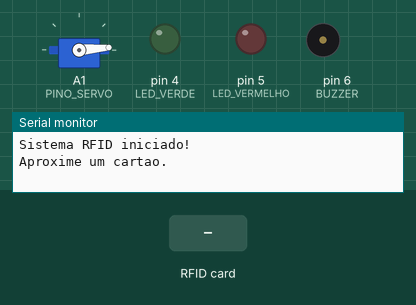
Bench run of a sketch on a simulated Arduino Uno, built with avr-gcc and run on an emulated ATmega328P. Parts: servo, output pins drawn as LEDs (lit = HIGH), buzzer (waves = sounding), the last lines printed to the serial monitor. Inputs (shaded band) come from the test bench. Pins used as bus, display or sensor lines are not drawn.

Above: at 1.2 s.
1.3 s: RFID card A5 16 1C 60 held to the reader
At 1.9 s:
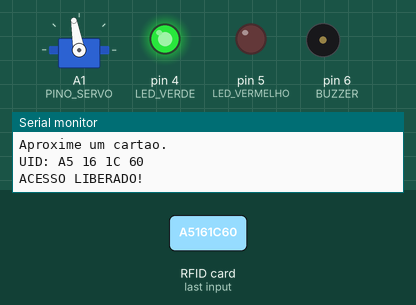
2.8 s: RFID card 5E 7A 19 C4 held to the reader
At 5.5 s:
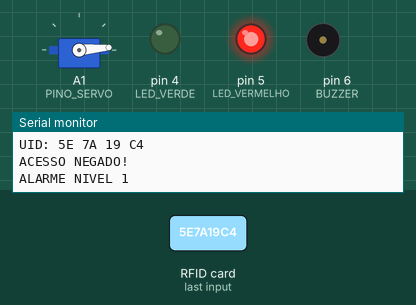
5.8 s: RFID card 05 79 87 41 held to the reader
At 12.2 s:
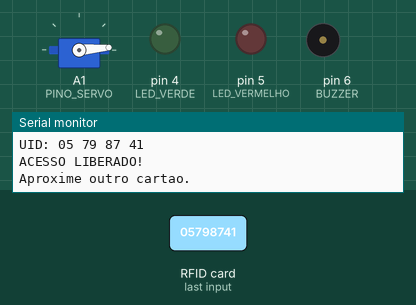
Timing chart, 0 to 13.7 s (numbered marks = the images above; inputs shaded):
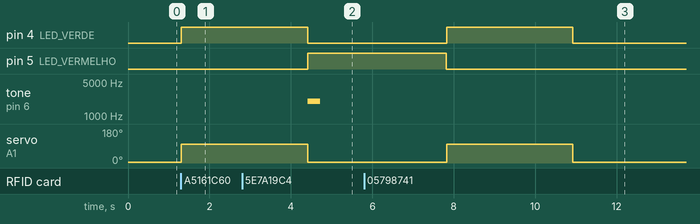

Measured:
- after the input at 1.3 s, pin 4 (LED_VERDE): LOW → HIGH at once; servo on A1 (PINO_SERVO): 5° → 100° at once
- after the input at 2.8 s, pin 5 (LED_VERMELHO): LOW → HIGH after 1.6 s; tone on pin 6 (BUZZER): silent → 2000 Hz after 1.6 s, → silent 0.30 s later
- after the input at 5.8 s, pin 4 (LED_VERDE): LOW → HIGH after 2.0 s, → LOW 3.1 s later; servo on A1 (PINO_SERVO): 5° → 100° after 2.0 s, → 5° 3.1 s later

The sketch:

ProjetoNFC.ino
```cpp
#include <SPI.h>
#include <MFRC522.h>
#include <Servo.h>

// Pinos do RFID-RC522
#define SS_PIN 10
#define RST_PIN 7

// Pinos dos LEDs
#define LED_VERDE 4
#define LED_VERMELHO 5

// Pino do buzzer
#define BUZZER 6

// Pino do botao para desligar o alarme nivel 3
#define BOTAO_ALARME 2

// Pino do servo motor
#define PINO_SERVO A1

// Posicoes do servo
#define SERVO_FECHADO 5
#define SERVO_ABERTO 100

// Inicializacao dos componentes
MFRC522 rfid(SS_PIN, RST_PIN);
Servo servoPorta;

// UIDs dos cartoes autorizados
byte cartoesAutorizados[][4] = {
  {0xA5, 0x16, 0x1C, 0x60},
  {0x05, 0x79, 0x87, 0x41},
  {0xF5, 0xAA, 0x76, 0x41}
};

const byte QUANTIDADE_CARTOES = 3;

// Contador de tentativas invalidas consecutivas
byte tentativasInvalidas = 0;

// Duracao do alarme em cada nivel
const unsigned int TEMPO_NIVEL_1 = 300;
const unsigned int TEMPO_NIVEL_2 = 800;

void setup() {
  Serial.begin(9600);

  SPI.begin();
  rfid.PCD_Init();

  pinMode(LED_VERDE, OUTPUT);
  pinMode(LED_VERMELHO, OUTPUT);
  pinMode(BUZZER, OUTPUT);

  // Botao com resistor interno de pull-up
  pinMode(BOTAO_ALARME, INPUT_PULLUP);

  digitalWrite(LED_VERDE, LOW);
  digitalWrite(LED_VERMELHO, LOW);
  digitalWrite(BUZZER, LOW);

  // Inicializa o servo na posicao fechada
  servoPorta.attach(PINO_SERVO);
  servoPorta.write(SERVO_FECHADO);

  Serial.println("Sistema RFID iniciado!");
  Serial.println("Aproxime um cartao.");
}

void loop() {
  // Verifica se existe um novo cartao
  if (!rfid.PICC_IsNewCardPresent()) {
    return;
  }

  // Tenta ler o cartao
  if (!rfid.PICC_ReadCardSerial()) {
    return;
  }

  Serial.print("UID: ");

  // Exibe o UID lido
  for (byte i = 0; i < rfid.uid.size; i++) {
    if (rfid.uid.uidByte[i] < 0x10) {
      Serial.print("0");
    }

    Serial.print(rfid.uid.uidByte[i], HEX);
    Serial.print(" ");
  }

  Serial.println();

  // Verifica se o cartao esta autorizado
  bool autorizado = false;

  for (byte c = 0; c < QUANTIDADE_CARTOES; c++) {

    bool igual = true;

    // Verifica se o UID possui 4 bytes
    if (rfid.uid.size != 4) {
      igual = false;
    } else {

      // Compara o UID com o cartao atual da lista
      for (byte i = 0; i < 4; i++) {

        if (rfid.uid.uidByte[i] != cartoesAutorizados[c][i]) {
          igual = false;
        }
      }
    }

    // Se encontrou um cartao correspondente
    if (igual) {
      autorizado = true;
      break;
    }
  }

  // Se o cartao for autorizado
  if (autorizado) {

    Serial.println("ACESSO LIBERADO!");

    // Zera a contagem de tentativas invalidas
    tentativasInvalidas = 0;

    digitalWrite(LED_VERDE, HIGH);
    digitalWrite(LED_VERMELHO, LOW);
    noTone(BUZZER);

    // Abre a porta
    servoPorta.write(SERVO_ABERTO);

  } else {

    Serial.println("ACESSO NEGADO!");

    digitalWrite(LED_VERDE, LOW);
    digitalWrite(LED_VERMELHO, HIGH);

    // Mantem a porta fechada
    servoPorta.write(SERVO_FECHADO);

    // Aumenta o contador de tentativas invalidas
    if (tentativasInvalidas < 3) {
      tentativasInvalidas++;
    }

    // Alarme progressivo
    if (tentativasInvalidas == 1) {

      Serial.println("ALARME NIVEL 1");

      tone(BUZZER, 2000);
      delay(TEMPO_NIVEL_1);
      noTone(BUZZER);

    } else if (tentativasInvalidas == 2) {

      Serial.println("ALARME NIVEL 2");

      tone(BUZZER, 2000);
      delay(TEMPO_NIVEL_2);
      noTone(BUZZER);

    } else {

      Serial.println("ALARME NIVEL 3");
      Serial.println("Aperte o botao no D2 para interromper.");

      // Repete o alarme ate apertar o botao
      while (digitalRead(BOTAO_ALARME) == HIGH) {

        // Sinal sonoro
        tone(BUZZER, 2000);
        delay(500);

        noTone(BUZZER);
        delay(300);
      }

      // Interrompe o alarme ao apertar o botao
      noTone(BUZZER);

      Serial.println("ALARME INTERROMPIDO!");
    }
  }

  // Finaliza a comunicacao com o cartao
  rfid.PICC_HaltA();
  rfid.PCD_StopCrypto1();

  // Reinicializa o leitor RFID
  rfid.PCD_Init();
  delay(50);

  // Aguarda 3 segundos
  delay(3000);

  // Fecha a porta na posicao ajustada
  servoPorta.write(SERVO_FECHADO);

  // Apaga os LEDs
  digitalWrite(LED_VERDE, LOW);
  digitalWrite(LED_VERMELHO, LOW);

  Serial.println("Aproxime outro cartao.");
}
```
